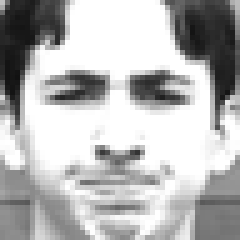
#> input picture Face Expression Change Detection/Dataset/anger/S037_003_00000022.png, 48 x 48 px, found by its file name (shown 5 times larger); its folder holds only this picture in this run
$ jupyter execute img_preproc.ipynb
#> lines starting #> are read from the running program, lines starting #| are printed output that depends on the picture
#> in process_images_in_directory, image is the input picture: shape (48, 48, 3); min 18, max 255, mean 181.7
[cell 1]
import os
import cv2 as cv2
import numpy as np

# Function to apply padding around the image
def pad_image(image, padding=20):
    # Padding with reflection, to avoid black borders
#> called with padding = 20
    padded_image = cv2.copyMakeBorder(image, padding, padding, padding, padding, cv2.BORDER_REFLECT)
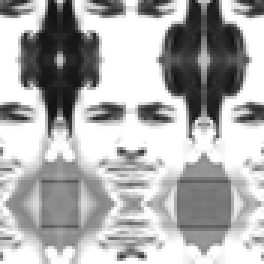
#> padded_image: shape (88, 88, 3) (shown 3 times larger); min 18, max 255, mean 174.4
    return padded_image

# Function to apply scaling (zoom in or zoom out)
def scale_image(image, scale_factor):
#> called with scale_factor = 1.05
    rows, cols = image.shape[:2]
#> rows = 88; cols = 88
    scaled_image = cv2.resize(image, None, fx=scale_factor, fy=scale_factor)
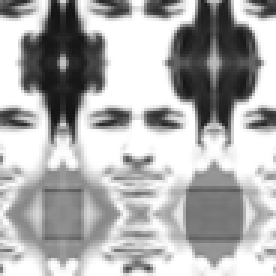
#> scaled_image: shape (92, 92, 3) (shown 3 times larger); min 19, max 255, mean 173.7

    # Crop or pad to retain the original size after scaling
    if scale_factor > 1:
        # If zooming in, crop the central region
        startx = (scaled_image.shape[1] - cols) // 2
#> startx = 2
        starty = (scaled_image.shape[0] - rows) // 2
#> starty = 2
        scaled_image = scaled_image[starty:starty+rows, startx:startx+cols]
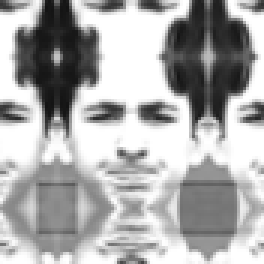
#> scaled_image: shape (88, 88, 3) (shown 3 times larger); min 19, max 255, mean 171.2
    else:
        # If zooming out, pad to return to the original size
        border_x = (cols - scaled_image.shape[1]) // 2
        border_y = (rows - scaled_image.shape[0]) // 2
        scaled_image = cv2.copyMakeBorder(scaled_image, border_y, border_y, border_x, border_x, cv2.BORDER_REFLECT)

    return scaled_image

# Function to apply warping (deforming regions of the face)
def warp_image(image):
    rows, cols = image.shape[:2]
#> rows = 88; cols = 88

    # Points for the affine transform (focus on facial regions like eyes, mouth)
    src_points = np.float32([[cols * 0.3, rows * 0.4], [cols * 0.7, rows * 0.4], [cols * 0.5, rows * 0.6]])
#> src_points = [[26.4, 35.2], [61.6, 35.2], [44, 52.8]]
    dst_points = np.float32([[cols * 0.3, rows * 0.42], [cols * 0.68, rows * 0.38], [cols * 0.52, rows * 0.62]])

    # Generate the affine transformation matrix
    warp_matrix = cv2.getAffineTransform(src_points, dst_points)
#> warp_matrix = [[0.95, 0.15, -3.96], [-0.1, 1.1, 0.88]]

    # Apply warping
    warped_image = cv2.warpAffine(image, warp_matrix, (cols, rows))
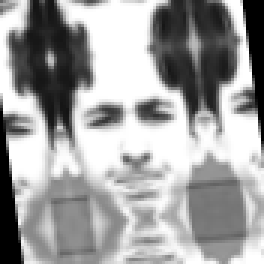
#> warped_image: shape (88, 88, 3) (shown 3 times larger); min 0, max 255, mean 159.7

    return warped_image

# Process images in the directory
def process_images_in_directory(input_dir, output_dir, padding=20):
    if not os.path.exists(output_dir):
        os.makedirs(output_dir)

    for filename in os.listdir(input_dir):
        img_path = os.path.join(input_dir, filename)
        image = cv2.imread(img_path)

        if image is not None:
            #Add padding to avoid black pixels
            padded_image = pad_image(image, padding)

            # Step 2: Apply scaling (zoom in or zoom out)
            scaled_image = scale_image(padded_image, scale_factor=1.05)  # 5% zoom in

            # Step 3: Apply warping (subtle facial deformation)
            warped_image = warp_image(scaled_image)

            # Step 4: Crop back to original size (remove the padding)
            cropped_image = warped_image[padding:-padding, padding:-padding]
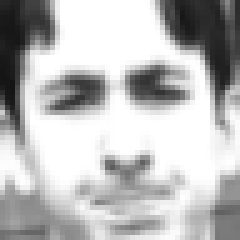
#> cropped_image: shape (48, 48, 3) (shown 5 times larger); min 20, max 255, mean 186.1

            # Save the transformed image
            output_path = os.path.join(output_dir, 'transformed_' + filename)
            cv2.imwrite(output_path, cropped_image)

# Example usage:
input_directory = 'C:/Users/HPA02532Y/Documents/GitHub/Face-Expression-Change-Detection/Dataset/anger'
output_directory = 'C:/Users/HPA02532Y/Documents/GitHub/Face-Expression-Change-Detection/Dataset/newanger'
process_images_in_directory(input_directory, output_directory, padding=20)

$ run again, on Face Expression Change Detection/Dataset/anger/S087_007_00000016.png
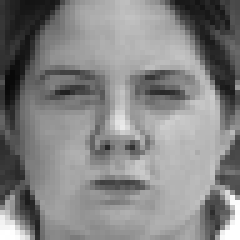
#> input picture Face Expression Change Detection/Dataset/anger/S087_007_00000016.png, 48 x 48 px, found by its file name (shown 5 times larger)
#> in process_images_in_directory, image is the input picture: shape (48, 48, 3); min 9, max 255, mean 131.8
#> in warp_image, `warped_image = cv2.warpAffine(image, warp_matrix, (cols, rows))`:
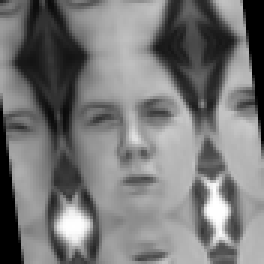
#> warped_image: shape (88, 88, 3) (shown 3 times larger); min 0, max 255, mean 119.7
#> in process_images_in_directory, `cropped_image = warped_image[padding:-padding, padding:-padding]`:
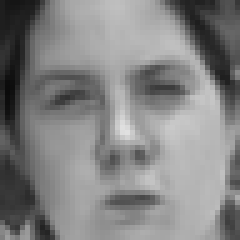
#> cropped_image: shape (48, 48, 3) (shown 5 times larger); min 11, max 224, mean 131

$ run again, on Face Expression Change Detection/Dataset/anger/S109_003_00000017.png
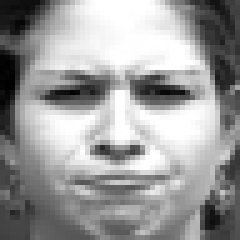
#> input picture Face Expression Change Detection/Dataset/anger/S109_003_00000017.png, 48 x 48 px, found by its file name (shown 5 times larger)
#> in process_images_in_directory, image is the input picture: shape (48, 48, 3); min 0, max 255, mean 155
#> in warp_image, `warped_image = cv2.warpAffine(image, warp_matrix, (cols, rows))`:
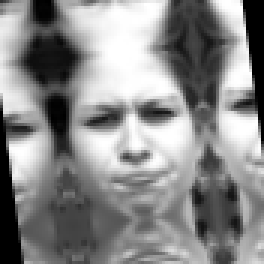
#> warped_image: shape (88, 88, 3) (shown 3 times larger); min 0, max 255, mean 136.9
#> in process_images_in_directory, `cropped_image = warped_image[padding:-padding, padding:-padding]`:
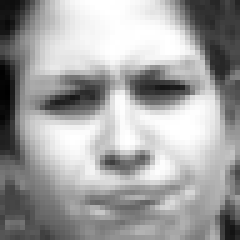
#> cropped_image: shape (48, 48, 3) (shown 5 times larger); min 0, max 255, mean 161.7

$ run again, on Face Expression Change Detection/Dataset/anger/S112_005_00000016.png
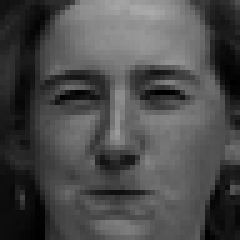
#> input picture Face Expression Change Detection/Dataset/anger/S112_005_00000016.png, 48 x 48 px, found by its file name (shown 5 times larger)
#> in process_images_in_directory, image is the input picture: shape (48, 48, 3); min 0, max 170, mean 75.4
#> in warp_image, `warped_image = cv2.warpAffine(image, warp_matrix, (cols, rows))`:
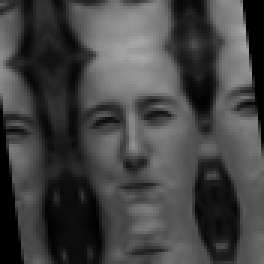
#> warped_image: shape (88, 88, 3) (shown 3 times larger); min 0, max 168, mean 67.3
#> in process_images_in_directory, `cropped_image = warped_image[padding:-padding, padding:-padding]`:
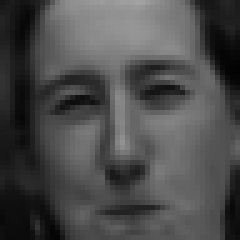
#> cropped_image: shape (48, 48, 3) (shown 5 times larger); min 2, max 162, mean 75.6
